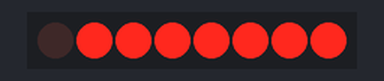
A sketch run on a simulated ESP8266 (NodeMCU). Parts: 8 shift-register outputs drawn as a row of LEDs (first output left, lit = HIGH). Wiring (inferred from the names in the program): shift register (74HC595): data D1; shift clock D5; latch D2. Wiring (inferred from the signals the program sends): row of LEDs: on Q0, Q1, Q2, Q3, Q4, Q5, Q6, Q7.

Above: at 1.5 s.
At 7.5 s:
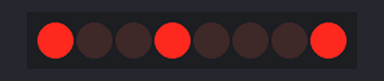
At 13.5 s:
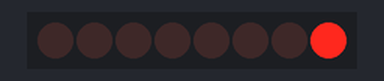
Timing chart, 0 to 19.5 s (numbered marks = the images above):
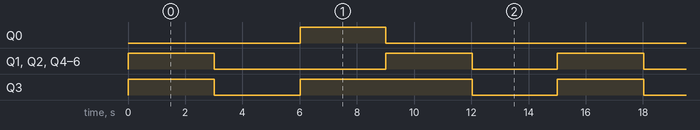

The sketch:

Neutrino_Milestone_5.ino
```cpp
//Including the Ticker Liblary
#include <Ticker.h>

#define dataPin D1
#define latchPin D2
#define clk D5
#define rst D6

//Creating Ticker Object
Ticker counter;

int count = 0;

void counter_func(){
  ++count;
  if(count == 5) count = 0;
}

void setup() {
  pinMode(latchPin,OUTPUT);
  pinMode(clk,OUTPUT);
  pinMode(dataPin,OUTPUT);
  pinMode(rst,OUTPUT);
  digitalWrite(rst,1);
  counter.attach(3,counter_func);   //Serves as a 1/3 Hz clock
}

//Function to update the Shift Register
void updateLED(byte inp){
  digitalWrite(latchPin,LOW);
  shiftOut(dataPin,clk,MSBFIRST,inp);
  digitalWrite(latchPin,HIGH);
}

void loop(){
  switch (count){
    case 0: updateLED(0b11110111);  //I
            updateLED(0b01101001);
            updateLED(0b11111110);
            break;
    case 1: updateLED(0b00010000);  //N
            updateLED(0b00101011);
            updateLED(0b01001101);
            updateLED(0b10000000);
            break;
    case 2: updateLED(0b00010000);  //D
            updateLED(0b00100110);
            updateLED(0b01000110);
            updateLED(0b10001001);
            break;
    case 3: updateLED(0b11110111);  //I
            updateLED(0b01101001);
            updateLED(0b11111110);
            break;
    case 4: updateLED(0b00010000);  //A
            updateLED(0b11110111);
            updateLED(0b11111101);
            updateLED(0b10000000);
            break;
  }
}
```

Measured:
- by itself, Q0: alternates HIGH for 3.0 s and LOW for 12.0 s
- by itself, Q1, Q2, Q4–6: repeats every 15.0 s: LOW 6.0 s, HIGH 3.0 s, LOW 3.0 s, HIGH 3.0 s
- by itself, Q3: repeats every 15.0 s: LOW 3.0 s, HIGH 6.0 s, LOW 3.0 s, HIGH 3.0 s
